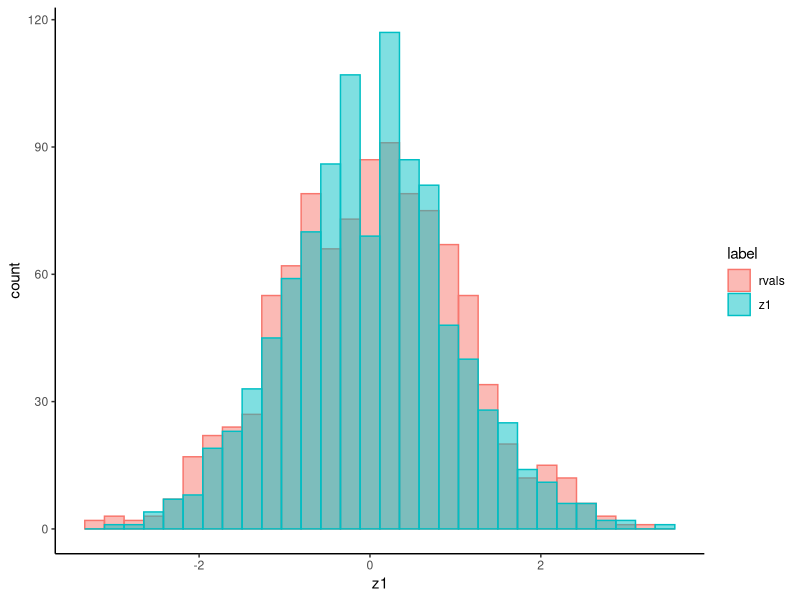

Here is the R script that generated this plot:
# check value in vector
# v <- c('a','b','c','e')
# 'b' %in% v
## returns TRUE

# match('b',v)
## returns the first location of 'b', in this case: 2

# Box-Muller Transform
n <- 1000
z1 <- rep(NA, n)
z2 <- rep(NA, n)
for (sim in 1:n) {
  u1 <- runif(1) # max=1 と指定しなくても、0<x<1の範囲に収まる.
  u2 <- runif(1)
  r <- sqrt(-2 * log(u1)) # log_e
  theta <- 2 * pi * u2
  z1[sim] <- r * cos(theta)
  z2[sim] <- r * sin(theta)
}
label <- rep("z1", n)
df <- as.data.frame(cbind(z1, label)) # cbin dfの行を作る. column bin

z1 <- rnorm(n) # 上書き
label <- rep("rvals", n) # 上書き
df2 <- as.data.frame(cbind(z1, label))

df3 <- rbind(df, df2) # row bind
df3$z1 <- as.numeric(df3$z1) # coerce to double precision

library("ggplot2")
ggplot(df3, aes(x = z1, color = label, fill = label)) +
  geom_histogram(position = "identity", alpha = 0.5) +
  theme(legend.position = "top") +
  theme_classic()
